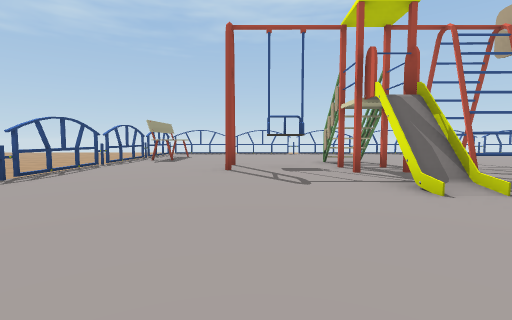
View 1 (above)

22 first-person views from a walk through a Unity game level. The camera is 1.2 m above the floor, tilts 4° down and sees 85° across. The floor is counted in squares, 2 m on a side. Each view is taken from the middle of a square. On the plan, view 1 faces up. The plan holds only what a view shows up to about 9 squares ahead; the rest is blank. The place goes on beyond the plan. Some animated figures are not drawn.

View 2
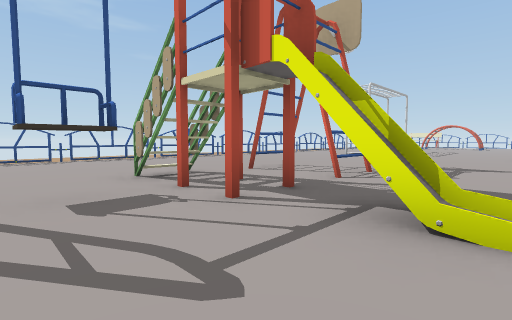

View 3
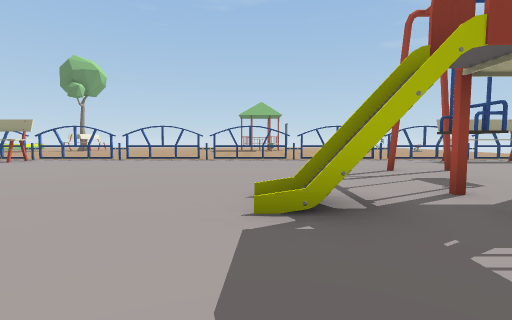

View 4
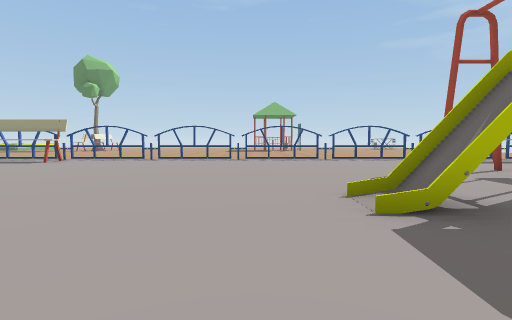

View 5
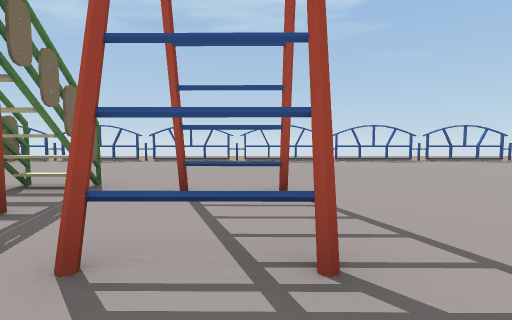

View 6
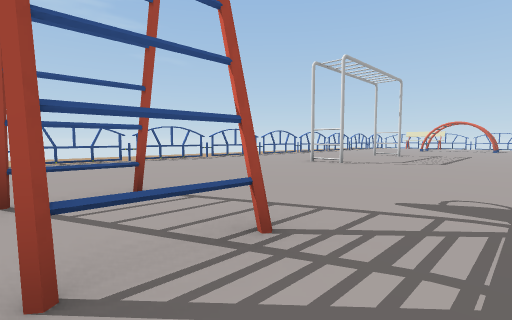

View 7
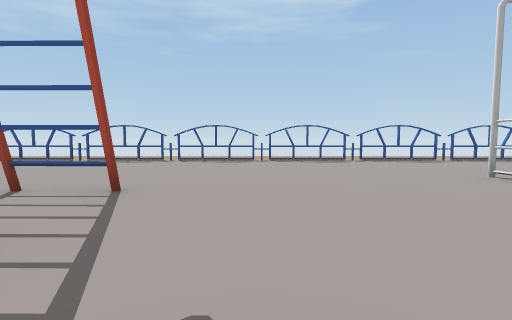

View 8
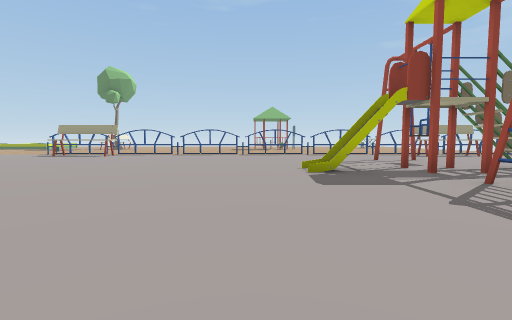

View 9
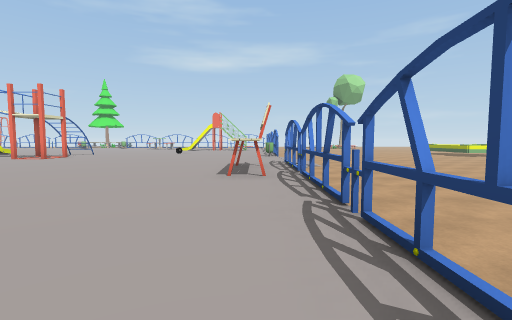

View 10
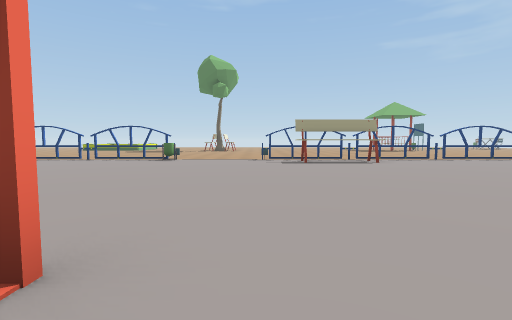

View 11
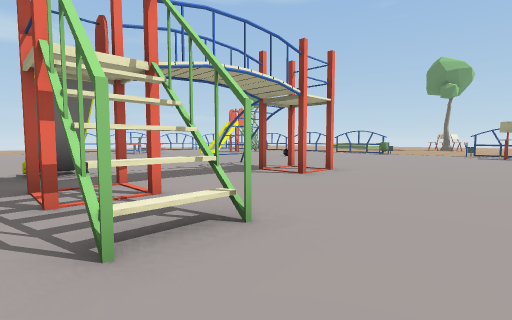

View 12
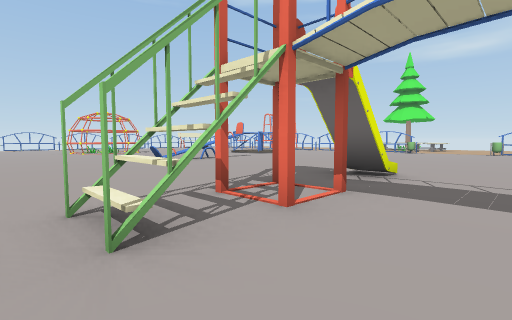

View 13
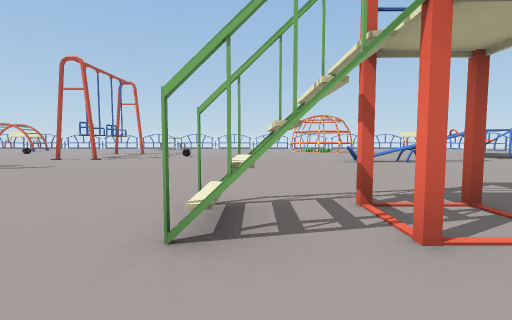

View 14
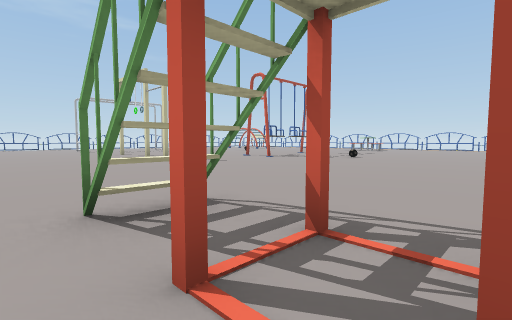

View 15
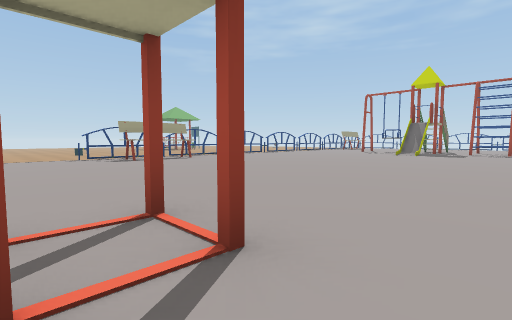

View 16
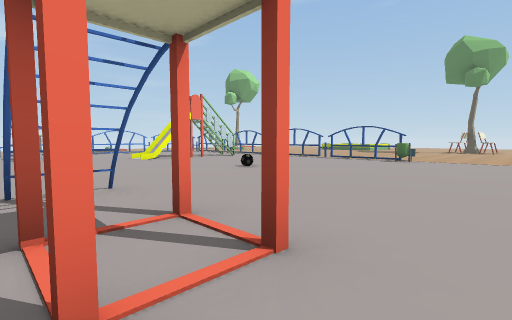

View 17
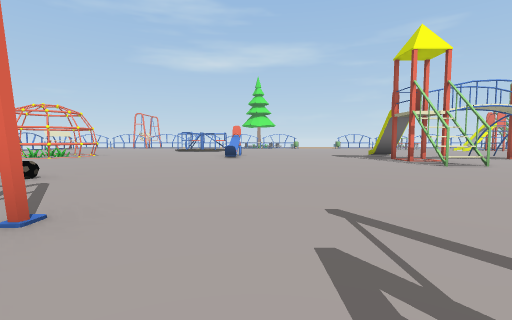

View 18
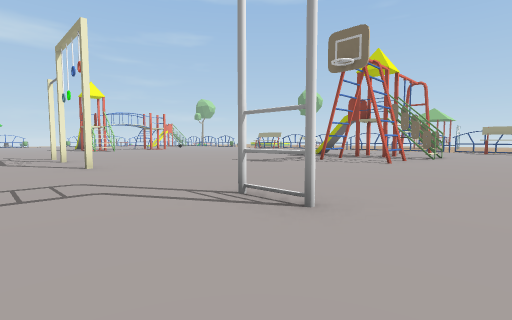

View 19
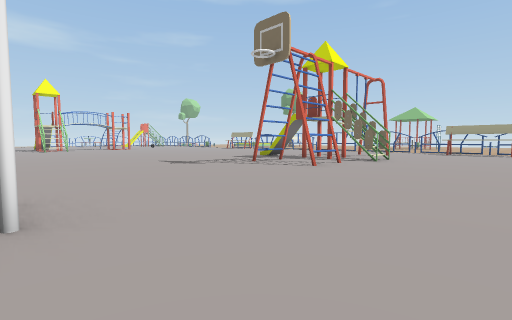

View 20
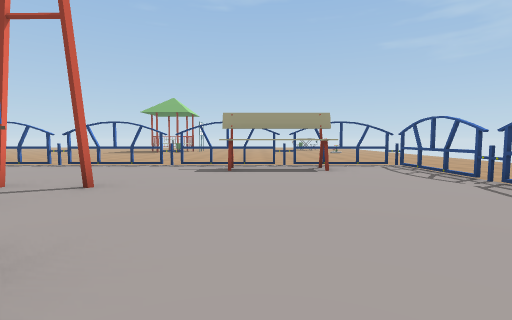

View 21
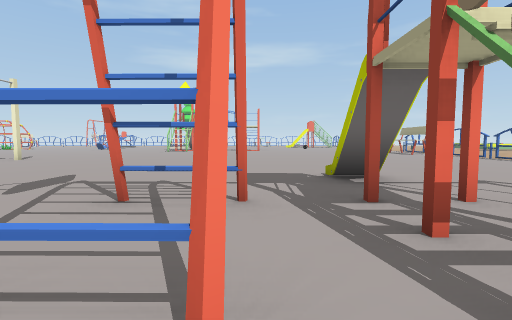

View 22
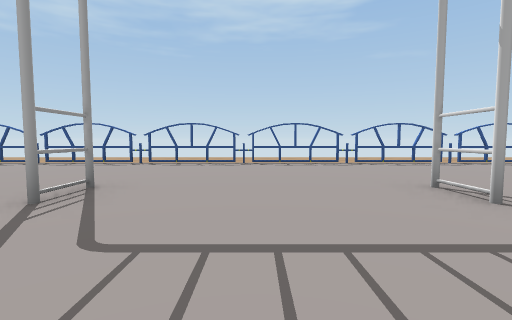

### Floor plan
Key: @ floor where view 1 was taken; # wall or solid block; x gap in a wall; . main floor; - floor 0.25 m lower than the main floor; / step, stairs or slope; = window, fence, low wall or low ledge; ^ raised ledge; B bench; I bin; O other object.
Columns run from 10 left of view 1 to 21 right of it. Each row starts with its distance up from view 1.
 16     --
 15     ----
 14     -----
 13     - ---
 12     - OOO.#######.##.#######.##
 11     - O.......................
 10     - /B.....................
  9    -- #B....................
  8    ---#..............#...#.
  7     --/.....^#x=..........
  6     --#....^##............
  5     - #.....##x=..........
  4     - /.....#...........
  3       #..............#..
  2       x.................
  1       x..............#..
  0       #...@...............
 -1      -x..............#...O
 -2     --x..................O
 -3     --#....................
 -4     --#B....................
 -5   ----#B....................
 -6  -----#......................
 -7 ------O...........#...........
 -8 ------........##..##...........
 -9       ........##..##..........OO
-10       IO......##..x.....O.

Where each view was taken, in squares from view 1:
view 1: 0 up, 0 right, facing up
view 2: 3 up, 0 right, facing up-right
view 3: 3 up, 5 right, facing left
view 4: 2 up, 5 right, facing left
view 5: 4 up, 5 right, facing up
view 6: 4 up, 4 right, facing up-right
view 7: 4 up, 7 right, facing up
view 8: 2 up, 8 right, facing left
view 9: 1 up, 3 left, facing down
view 10: 7 down, 5 right, facing left
view 11: 5 down, 9 right, facing down-left
view 12: 6 down, 6 right, facing down-right
view 13: 7 down, 6 right, facing right
view 14: 9 down, 7 right, facing up-right
view 15: 9 down, 6 right, facing up-left
view 16: 7 down, 5 right, facing down-left
view 17: 0 up, 13 right, facing down
view 18: 10 up, 13 right, facing down-left
view 19: 11 up, 11 right, facing down-left
view 20: 9 up, 3 right, facing left
view 21: 8 up, 4 right, facing down
view 22: 5 up, 13 right, facing up
